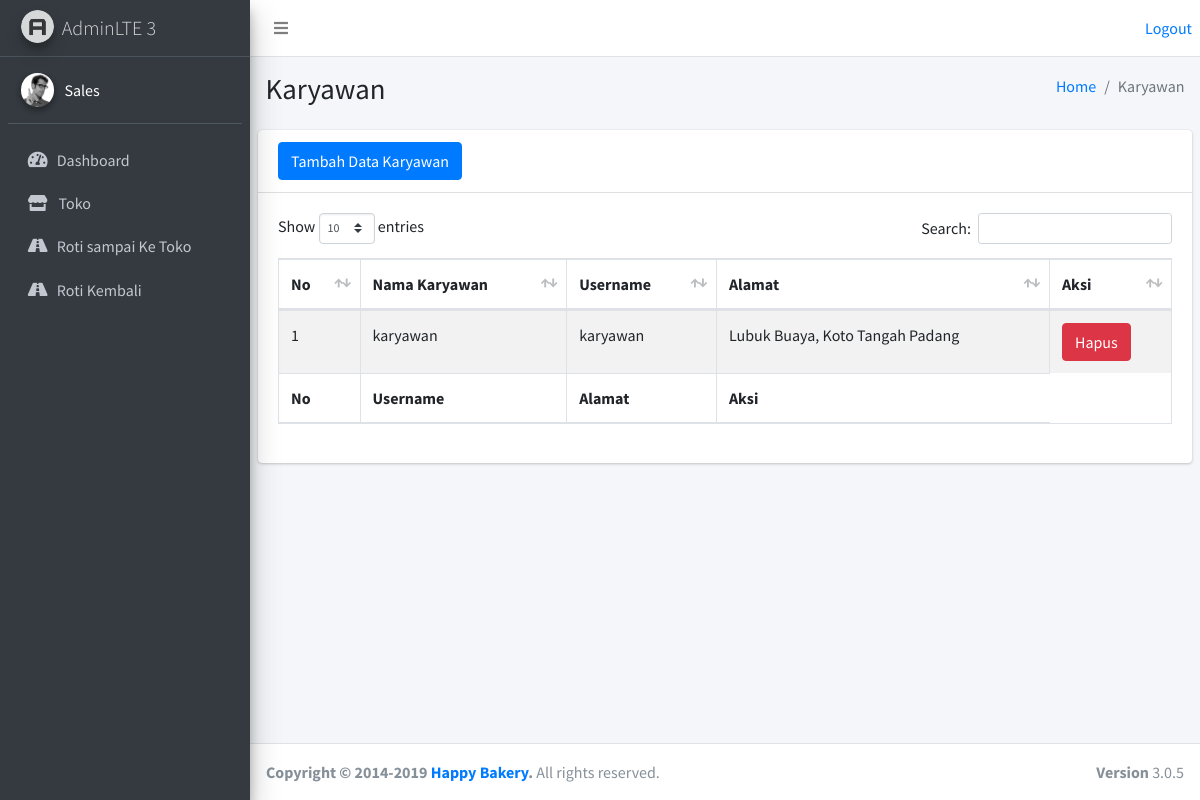
The page /karyawan/index.php (signed in) on the database its author committed.
### tables this page shows
CREATE TABLE `karyawan` (
  `id_karyawan` int(11) NOT NULL,
  `nama_karyawan` varchar(20) NOT NULL,
  `username` varchar(20) NOT NULL,
  `alamat_karyawan` text NOT NULL
);

### karyawan/index.php (the view, shortened to what this page needs)
<?php
include '../layouts/header.php';
?>
<div class="content-wrapper">
  <section class="content-header">
    <div class="container-fluid">
      <div class="row mb-2">
        <div class="col-sm-6">
          <h1>Karyawan</h1>
        </div>
        <div class="col-sm-6">
          <ol class="breadcrumb float-sm-right">
            <li class="breadcrumb-item"><a href="../karyawan/index.php">Home</a></li>
            <li class="breadcrumb-item active">Karyawan</li>
          </ol>
        </div>
      </div>
    </div>
  </section>
  <section class="content">
    <div class="card">
      <div class="card-header">
        <h3 class="card-title">
          <a href="create.php" class="btn btn-primary">Tambah Data Karyawan</a>
        </h3>
      </div>
      <div class="card-body">
        <div class="table-responsive">
        <table id="example1" class="table table-bordered table-striped">
          <thead>
            <tr>
              <th>No</th>
              <th>Nama Karyawan</th>
              <th>Username</th>
              <th>Alamat</th>
              <th>Aksi</th>
            </tr>
          </thead>
          <tbody>
            <?php
            $query = mysqli_query($koneksi, "SELECT * FROM karyawan") or die(mysqli_error($koneksi));
            $no = 1;
            while ($t = mysqli_fetch_array($query)) {
            ?>
              <tr>
                <td><?php echo $no++; ?></td>
                <td><?php echo $t['nama_karyawan'] ?></td>
                <td><?php echo $t['username'] ?></td>
                <td><?php echo $t['alamat_karyawan'] ?></td>
                <td> <a href="hapus.php?id=<?php echo $t['username']; ?>" class="btn btn-danger"> Hapus</a>
                </td>
              </tr>
            <?php } ?>
          </tbody>
          <tfoot>
            <tr>
              <th>No</th>
              <th>Username</th>
              <th>Alamat</th>
              <th>Aksi</th>
            </tr>
          </tfoot>
        </table>
        </div>
      </div>
    </div>
  </section>
</div>
<?php
include '../layouts/footer.php';
?>

### rows shown on the page
karyawan: nama_karyawan "karyawan", username "karyawan", alamat_karyawan "Lubuk Buaya, Koto Tangah Padang"

### other values the page prints
$nama "Sales"
